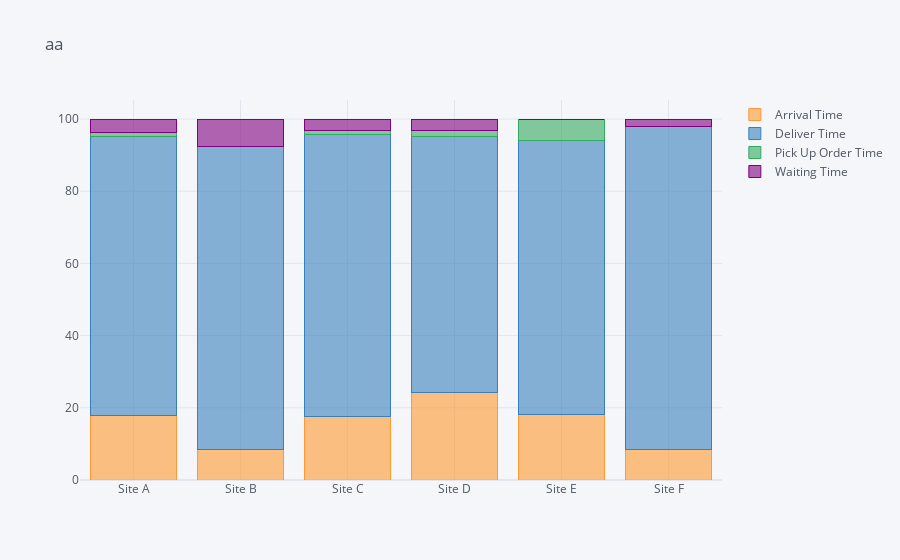

The notebook cell saved with this chart:
### Code cell
sub22.iplot(kind='bar',barmode='stack',title="aa")

### Figure 1 — Plotly figure (JSON) as saved in the notebook; plotly's stock layout.template omitted (floating-point values rounded to 4 significant figures)
{"data": [{"marker": {"color": "rgba(255, 153, 51, 0.6)", "line": {"color": "rgba(255, 153, 51, 1.0)", "width": 1}}, "name": "Arrival Time", "orientation": "v", "text": "", "type": "bar", "x": ["Site A", "Site B", "Site C", "Site D", "Site E", "Site F"], "y": [17.84, 8.333, 17.54, 24.19, 18.18, 8.333]}, {"marker": {"color": "rgba(55, 128, 191, 0.6)", "line": {"color": "rgba(55, 128, 191, 1.0)", "width": 1}}, "name": "Deliver Time", "orientation": "v", "text": "", "type": "bar", "x": ["Site A", "Site B", "Site C", "Site D", "Site E", "Site F"], "y": [77.3, 84.09, 78.07, 70.97, 75.76, 89.58]}, {"marker": {"color": "rgba(50, 171, 96, 0.6)", "line": {"color": "rgba(50, 171, 96, 1.0)", "width": 1}}, "name": "Pick Up Order Time", "orientation": "v", "text": "", "type": "bar", "x": ["Site A", "Site B", "Site C", "Site D", "Site E", "Site F"], "y": [1.081, 0, 1.316, 1.613, 6.061, 0]}, {"marker": {"color": "rgba(128, 0, 128, 0.6)", "line": {"color": "rgba(128, 0, 128, 1.0)", "width": 1}}, "name": "Waiting Time", "orientation": "v", "text": "", "type": "bar", "x": ["Site A", "Site B", "Site C", "Site D", "Site E", "Site F"], "y": [3.784, 7.576, 3.07, 3.226, 0, 2.083]}], "layout": {"barmode": "stack", "legend": {"bgcolor": "#F5F6F9", "font": {"color": "#4D5663"}, "traceorder": "normal"}, "paper_bgcolor": "#F5F6F9", "plot_bgcolor": "#F5F6F9", "title": {"font": {"color": "#4D5663"}, "text": "aa"}, "xaxis": {"gridcolor": "#E1E5ED", "showgrid": true, "tickfont": {"color": "#4D5663"}, "title": {"font": {"color": "#4D5663"}, "text": ""}, "zerolinecolor": "#E1E5ED"}, "yaxis": {"gridcolor": "#E1E5ED", "showgrid": true, "tickfont": {"color": "#4D5663"}, "title": {"font": {"color": "#4D5663"}, "text": ""}, "zerolinecolor": "#E1E5ED"}}}
